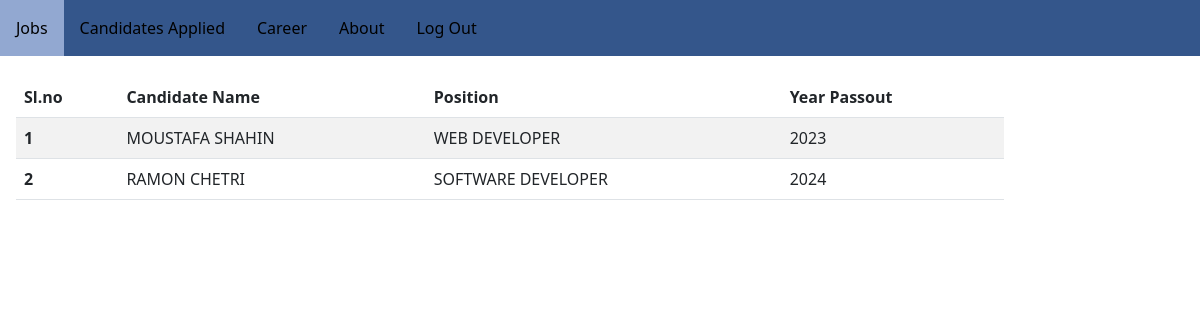
/jobs.php, run on the app's committed database.
### tables this page shows
CREATE TABLE `candidates` (
  `id` int(50) NOT NULL,
  `name` varchar(255) NOT NULL,
  `apply` varchar(255) NOT NULL,
  `qual` varchar(255) NOT NULL,
  `year` varchar(255) NOT NULL
);

### jobs.php (the view)
<?php include 'header.php'?>
<?php include 'config.php'?>
<div class="content">
<table class="table table-striped table-hover">
  <thead>
    <tr>
      <th scope="col">Sl.no</th>
      <th scope="col">Candidate Name</th>
      <th scope="col">Position</th>
      <th scope="col">Year Passout</th>
    </tr>
  </thead>
  <tbody>
    <?php
    $sql="select name,apply,year from candidates";
    $result=mysqli_query($conn,$sql);
    $i=0;
    if($result->num_rows>0){
      while($rows=$result->fetch_assoc()){
        echo'
    <tr>
      <th scope="row">'.++$i.'</th>
      <td>'.$rows['name'].'</td>
      <td>'.$rows['apply'].'</td>
      <td>'.$rows['year'].'</td>
    </tr>';}
  }
  else{
    echo"";
  }
    ?>
  </tbody>
</table>
</div>

### header.php (style rules this page uses)
div.content { margin-left: 200px; padding: 1px 16px; height: 1000px; margin-top:20px; position: fixed; width:85%; }
@media screen and (max-width: 1400px) { div.content { margin-left: 0; } }

### data on the page
candidates: name "MOUSTAFA SHAHIN", apply "WEB DEVELOPER", year "2023"
candidates: name "RAMON CHETRI", apply "SOFTWARE DEVELOPER", year "2024"
